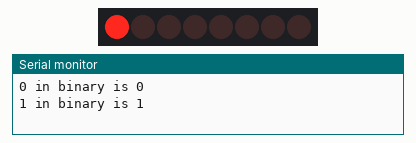
Recording of a sketch running on a simulated Arduino Mega 2560, built with avr-gcc and run on an emulated ATmega2560. Parts: 8 shift-register outputs drawn as a row of LEDs (first output left, lit = HIGH), the last lines printed to the serial monitor. Wiring (inferred from the names in the program): shift register (74HC595): data pin 23; shift clock pin 18; latch pin 19. Wiring (inferred from the signals the program sends): row of LEDs: on Q0, Q1, Q2, Q3, Q4, Q5, Q6, Q7.

Above: at 0.6 s.
At 5.1 s:
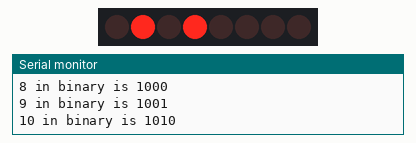
At 10.1 s:
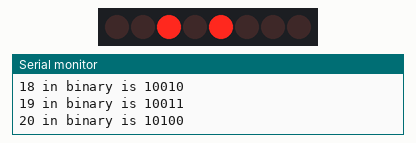
At 19.6 s:
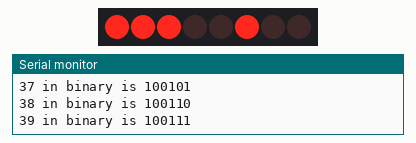
At 29.1 s:
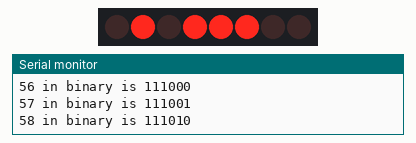
At 39.1 s:
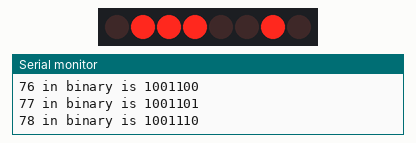
Timing chart, 0 to 40.0 s (numbered marks = the images above):
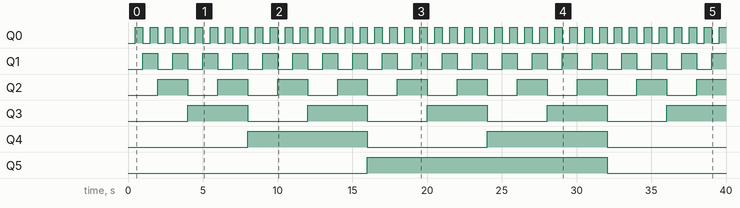

Measured:
- by itself, Q0: alternates HIGH for 0.50 s and LOW for 0.50 s
- by itself, Q1: alternates HIGH for 1.0 s and LOW for 1.0 s
- by itself, Q2: alternates HIGH for 2.0 s and LOW for 2.0 s
- by itself, Q3: alternates HIGH for 4.0 s and LOW for 4.0 s
- by itself, Q4: alternates HIGH for 8.0 s and LOW for 8.0 s
- by itself, Q5: LOW → HIGH at 16.0 s, → LOW 16.0 s later

The sketch:

L08_Binary.ino
```cpp
// Lesson 8: Count in binary
// The 8 LEDs show the number in binary. Watch the Serial Monitor too!

const int DATA_PIN = 23;
const int LATCH_PIN = 19;
const int CLOCK_PIN = 18;

void showByte(byte leds) {
  digitalWrite(LATCH_PIN, LOW);
  shiftOut(DATA_PIN, CLOCK_PIN, MSBFIRST, leds);
  digitalWrite(LATCH_PIN, HIGH);
}

void setup() {
  Serial.begin(115200);
  pinMode(DATA_PIN, OUTPUT);
  pinMode(LATCH_PIN, OUTPUT);
  pinMode(CLOCK_PIN, OUTPUT);
}

void loop() {
  for (int n = 0; n < 256; n++) {
    showByte(n);
    Serial.print(n);
    Serial.print(" in binary is ");
    Serial.println(n, BIN);
    delay(500);
  }
}
```
